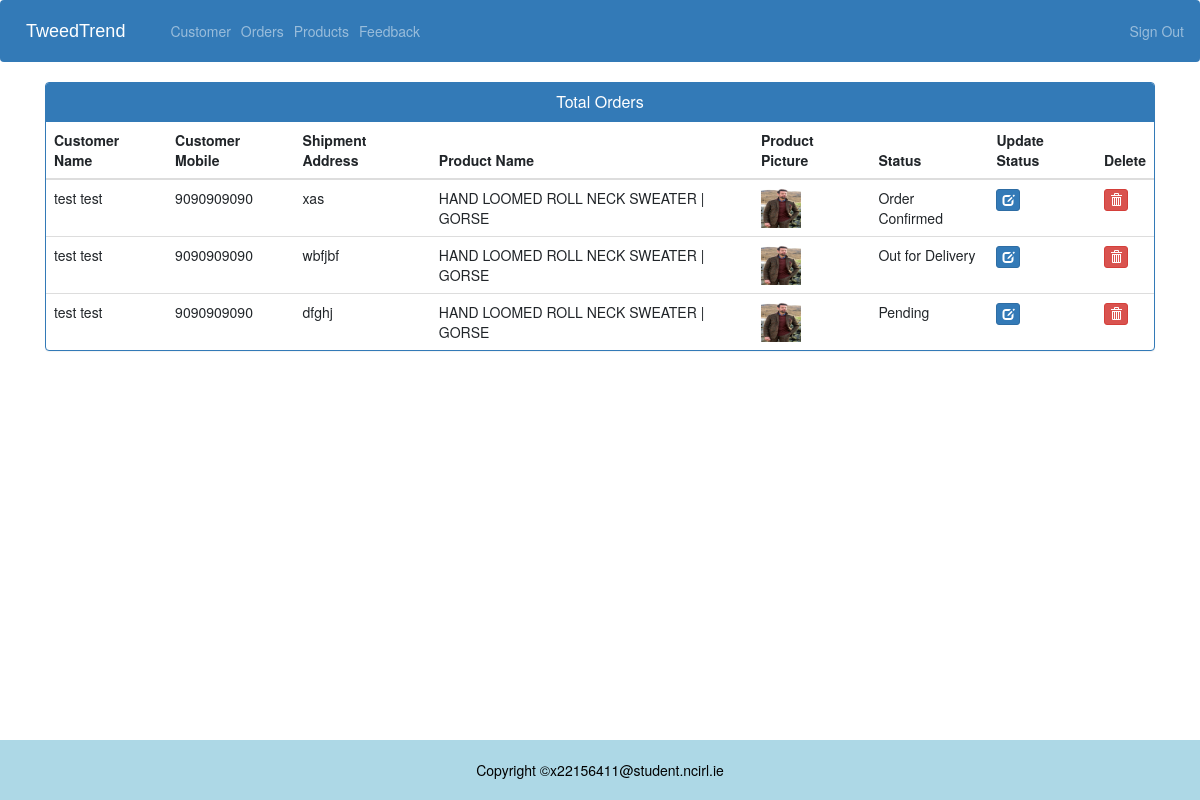
Page /admin-view-booking (signed in) on the committed database.
### ecom/models.py (models this page shows, shortened)
class Customer(models.Model):
    user=models.OneToOneField(User,on_delete=models.CASCADE)
    address = models.CharField(max_length=40)
    mobile = models.CharField(max_length=20,null=False)
    @property                            # existing check in DB
    def get_name(self):
        return self.user.first_name+" "+self.user.last_name

class Orders(models.Model):
    STATUS =(
        ('Pending','Pending'),
        ('Order Confirmed','Order Confirmed'),
        ('Out for Delivery','Out for Delivery'),
        ('Delivered','Delivered'),
    )
    customer=models.ForeignKey('Customer', on_delete=models.CASCADE,null=True)
    product=models.ForeignKey('Product',on_delete=models.CASCADE,null=True)
    email = models.CharField(max_length=50,null=True)
    address = models.CharField(max_length=500,null=True)
    mobile = models.CharField(max_length=20,null=True)
    order_date= models.DateField(auto_now_add=True,null=True)
    status=models.CharField(max_length=50,null=True,choices=STATUS)

class Product(models.Model):
    name=models.CharField(max_length=40)
    product_image= models.ImageField(upload_to='product_image/',null=True,blank=True)
    price = models.PositiveIntegerField()
    description=models.CharField(max_length=40)

### ecom/views.py (the view)
# urls.py: path('admin-view-booking', views.admin_view_booking_view,name='admin-view-booking'),
@login_required(login_url='adminlogin')
def admin_view_booking_view(request):
    orders=models.Orders.objects.all()
    ordered_products=[]
    ordered_bys=[]
    for order in orders:
        ordered_product=models.Product.objects.all().filter(id=order.product.id)
        ordered_by=models.Customer.objects.all().filter(id = order.customer.id)
        ordered_products.append(ordered_product)
        ordered_bys.append(ordered_by)
    return render(request,'ecom/admin_view_booking.html',{'data':zip(ordered_products,ordered_bys,orders)})

### templates/ecom/admin_view_booking.html (shortened to what this page needs)
{% extends 'ecom/admin_base.html' %}
{% load static %}
{% block content %}
<head>
</head>
<head>
  <link href="//netdna.bootstrapcdn.com/bootstrap/3.0.0/css/bootstrap.min.css" rel="stylesheet" id="bootstrap-css">
</head>
<div class="container">
  <div class="panel panel-primary">
    <div class="panel-heading">
      <h6 class="panel-title">Total Orders</h6>
    </div>
    <table class="table table-hover" id="dev-table">
      <thead>
        <tr>
          <th>Customer Name</th>
          <th>Customer Mobile</th>
          <th>Shipment Address</th>
          <th>Product Name</th>
          <th>Product Picture</th>
          <th>Status</th>
          <th>Update Status</th>
          <th>Delete</th>
        </tr>
      </thead>
      {% for product,customer,order in data %}
      <tr>
        {% for c in customer %}
        <td> {{c.get_name}}</td>
        <td>{{c.mobile}}</td>
        <td>{{order.address}}</td>
        {% endfor %}
        {% for p in product %}
        <td> {{p.name}}</td>
        <td> <img src="{% static p.product_image.url %}" alt="Profile Pic" height="40px" width="40px" /></td>
        <td>{{order.status}}</td>
        <td><a class="btn btn-primary btn-xs" href="{% url 'update-order' order.id  %}"><span class="glyphicon glyphicon-edit"></span></a></td>
        <td><a class="btn btn-danger btn-xs" href="{% url 'delete-order' order.id  %}"><span class="glyphicon glyphicon-trash"></span></a></td>
        {% endfor %}
      </tr>
      {% endfor %}
    </table>
  </div>
</div>
{% endblock content %}

### templates/ecom/admin_base.html (style rules this page uses)
html, body { height: 100%; }

### templates/ecom/admin_view_booking.html (style rules this page uses)
a:link { text-decoration: none; }
h6 { text-align: center; }

### rows in the picture
Orders: address "xas", status "Order Confirmed"
Customer: get_name "test test", mobile "9090909090"
Product: name "HAND LOOMED ROLL NECK SWEATER | GORSE", product_image (picture)
Orders: address "wbfjbf", status "Out for Delivery"
Orders: address "dfghj", status "Pending"
